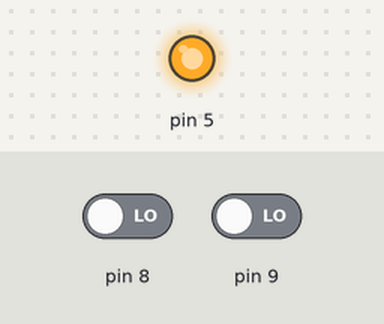
Simulated run of this sketch. Board: Arduino Uno, built with avr-gcc and run on an emulated ATmega328P. Shown: output pins drawn as LEDs (lit = HIGH). The test bench sets the inputs (shaded band); at power-on: pin 8 LOW, pin 9 LOW.

Above: at 1.2 s.
1.3 s: pin 8 driven HIGH
At 2.1 s:
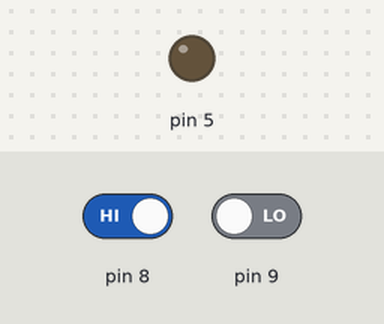
2.8 s: pin 8 driven LOW
At 3.3 s:
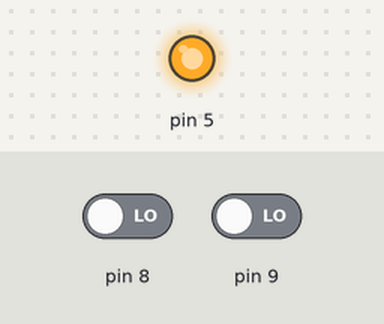
4.3 s: pin 9 driven HIGH
At 5.6 s:
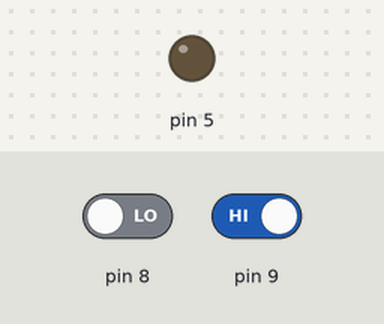
Timing chart, 0 to 7.3 s (numbered marks = the images above; inputs shaded):
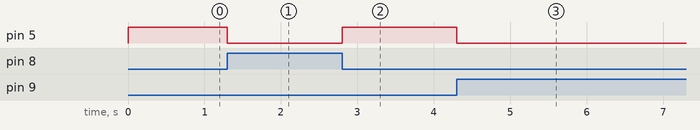

Measured:
- after the input at 1.3 s, pin 5: HIGH → LOW at once
- after the input at 2.8 s, pin 5: LOW → HIGH at once
- after the input at 4.3 s, pin 5: HIGH → LOW at once

The sketch:

XNOR.ino
```cpp
byte a,b;
void setup() {
  // put your setup code here, to run once:
  pinMode(9, INPUT);
  pinMode(8, INPUT);
  pinMode(5, OUTPUT);
}

void loop() {
  // put your main code here, to run repeatedly:
  a=digitalRead(8); //(pin number)
  b=digitalRead(9);
  if(a == HIGH && b == HIGH)
  {
    digitalWrite(5, HIGH);
  }
  else if(a == LOW && b == LOW)
  {
    digitalWrite(5, HIGH);
  }
  else
  {
    digitalWrite(5, LOW);
  }
}
```
